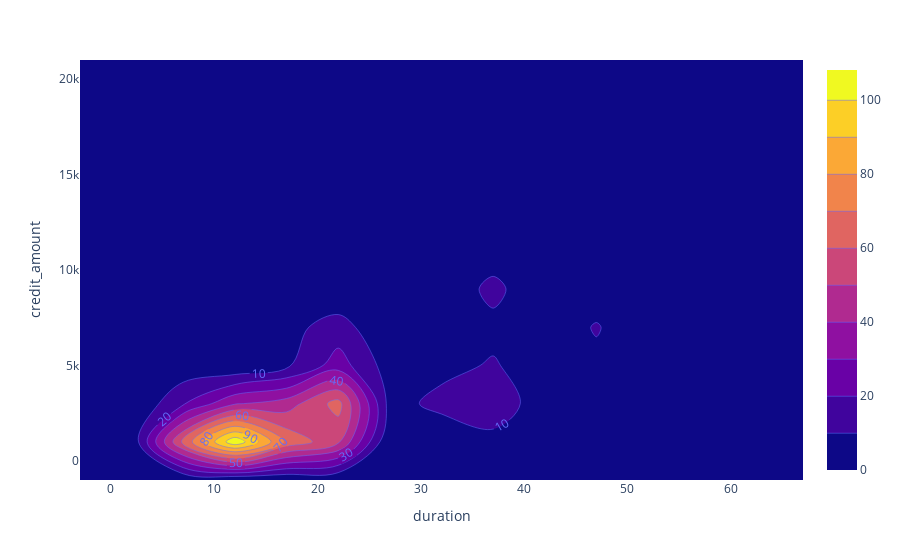

The code cell stored with this chart in its notebook:
### Code cell
fig = px.density_contour(df, x="duration", y="credit_amount")
fig.update_traces(contours_coloring="fill", contours_showlabels = True)
fig.show()

### Figure 1 — Plotly figure (JSON) as saved in the notebook; plotly's stock layout.template omitted (floating-point values rounded to 4 significant figures; data arrays with more than 128 entries replaced by an {"elided": "..."} marker saying what was removed)
{"data": [{"contours": {"coloring": "fill", "showlabels": true}, "hovertemplate": "duration=%{x}<br>credit_amount=%{y}<br>count=%{z}<extra></extra>", "legendgroup": "", "line": {"color": "#636efa"}, "name": "", "showlegend": false, "type": "histogram2dcontour", "x": {"elided": "700 int values"}, "xaxis": "x", "xbingroup": "x", "y": {"elided": "700 int values"}, "yaxis": "y", "ybingroup": "y"}], "layout": {"legend": {"tracegroupgap": 0}, "margin": {"t": 60}, "xaxis": {"anchor": "y", "domain": [0, 1], "title": {"text": "duration"}}, "yaxis": {"anchor": "x", "domain": [0, 1], "title": {"text": "credit_amount"}}}}
